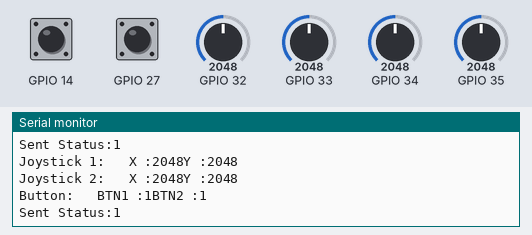
The sketch below on a simulated ESP32. Shown: the last lines printed to the serial monitor. The inputs (shaded band) are chosen by the test bench; at power-on: GPIO 32 = 2048, GPIO 33 = 2048, GPIO 34 = 2048, GPIO 35 = 2048, GPIO 14 HIGH, GPIO 27 HIGH. No radio packets arrive unless stated.

Above: at 1.2 s.
1.3 s: GPIO 32 set to 2866
At 2.0 s:
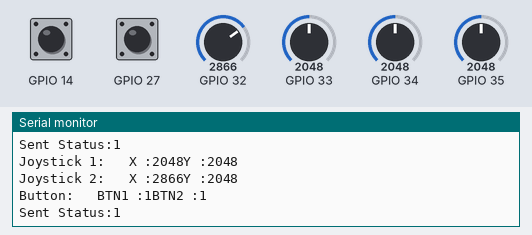
2.8 s: GPIO 33 set to 2866
At 3.5 s:
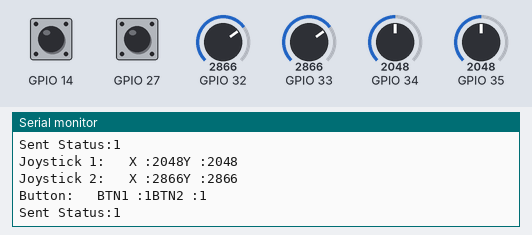
4.3 s: GPIO 34 set to 2866
5.8 s: GPIO 35 set to 2866
At 6.4 s:
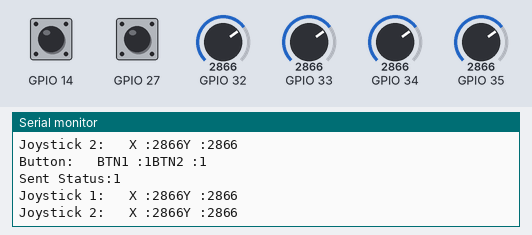

The sketch:

Transmitter.ino
```cpp
#include <SPI.h>
#include <RF24.h>

int Channel = 108;
const byte address[6] = "complex";

RF24 nrf(4, 5);

struct RCDATA {
  int CH1;
  int CH2;
  int CH3;
  int CH4;
  int CH5;
  int CH6;
};

void setup(){
  Serial.begin(115200);
  pinMode(27, INPUT_PULLUP);
  pinMode(14, INPUT_PULLUP);

  nrf.begin();
  nrf.setPALevel(RF24_PA_MAX);
  nrf.setDataRate(RF24_250KBPS);
  nrf.setChannel(Channel);
  nrf.openWritingPipe(address);
  nrf.stopListening();
}

void loop(){
  RCDATA data;

  data.CH1 = analogRead(34);
  data.CH2 = analogRead(35);
  data.CH3 = analogRead(32);
  data.CH4 = analogRead(33);
  data.CH5 = digitalRead(27);
  data.CH6 = digitalRead(14);

  bool sent = nrf.write(&data, sizeof(data));

  Serial.print("Joystick 1:   ");
  Serial.print("X :");
  Serial.print(data.CH1);
  Serial.print("Y :");
  Serial.println(data.CH2);

  Serial.print("Joystick 2:   ");
  Serial.print("X :");
  Serial.print(data.CH3);
  Serial.print("Y :");
  Serial.println(data.CH4);

  Serial.print("Button:   ");
  Serial.print("BTN1 :");
  Serial.print(data.CH5);
  Serial.print("BTN2 :");
  Serial.println(data.CH6);

  Serial.print("Sent Status:");
  Serial.println(sent);

  delay(20);
}
```

Measured:
- after the input at 1.3 s, the serial monitor: prints a new line at once (image 1)
- after the input at 2.8 s, the serial monitor: prints a new line at once (image 2)
- after the input at 5.8 s, the serial monitor: prints a new line at once (image 3)
